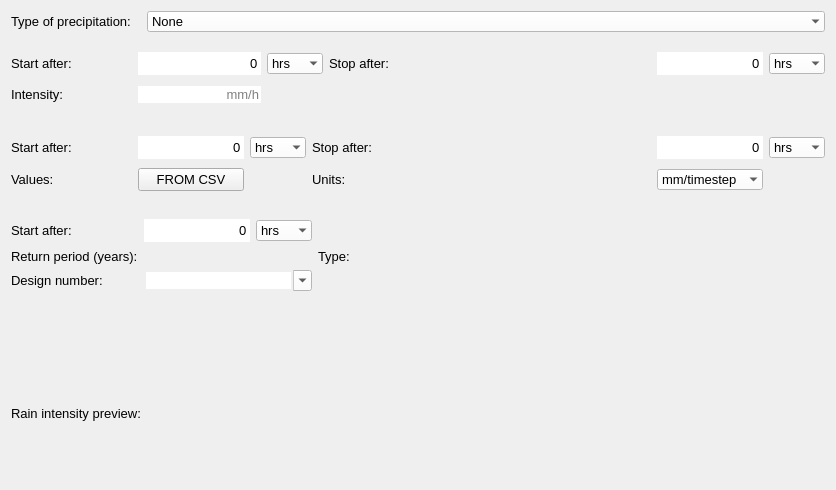
<?xml version="1.0" encoding="UTF-8"?>
<ui version="4.0">
 <class>Form</class>
 <widget class="QWidget" name="Form">
  <property name="windowModality">
   <enum>Qt::NonModal</enum>
  </property>
  <property name="geometry">
   <rect>
    <x>0</x>
    <y>0</y>
    <width>836</width>
    <height>490</height>
   </rect>
  </property>
  <property name="sizePolicy">
   <sizepolicy hsizetype="Expanding" vsizetype="Expanding">
    <horstretch>0</horstretch>
    <verstretch>0</verstretch>
   </sizepolicy>
  </property>
  <property name="windowTitle">
   <string>Form</string>
  </property>
  <property name="autoFillBackground">
   <bool>true</bool>
  </property>
  <layout class="QGridLayout" name="gridLayout">
   <item row="1" column="1">
    <widget class="QComboBox" name="cbo_prec_type">
     <property name="sizePolicy">
      <sizepolicy hsizetype="Expanding" vsizetype="Fixed">
       <horstretch>0</horstretch>
       <verstretch>0</verstretch>
      </sizepolicy>
     </property>
     <property name="font">
      <font>
       <family>Segoe UI</family>
       <pointsize>10</pointsize>
      </font>
     </property>
     <property name="autoFillBackground">
      <bool>false</bool>
     </property>
     <property name="styleSheet">
      <string notr="true">QComboBox {background-color:white; selection-background-color: lightgray;}</string>
     </property>
     <property name="editable">
      <bool>false</bool>
     </property>
     <property name="currentText">
      <string>None</string>
     </property>
     <property name="frame">
      <bool>false</bool>
     </property>
     <item>
      <property name="text">
       <string>None</string>
      </property>
     </item>
     <item>
      <property name="text">
       <string>Constant</string>
      </property>
     </item>
     <item>
      <property name="text">
       <string>Custom</string>
      </property>
     </item>
     <item>
      <property name="text">
       <string>Design</string>
      </property>
     </item>
    </widget>
   </item>
   <item row="6" column="0">
    <widget class="QLabel" name="label_11">
     <property name="sizePolicy">
      <sizepolicy hsizetype="Preferred" vsizetype="MinimumExpanding">
       <horstretch>0</horstretch>
       <verstretch>0</verstretch>
      </sizepolicy>
     </property>
     <property name="font">
      <font>
       <family>Segoe UI</family>
       <pointsize>10</pointsize>
      </font>
     </property>
     <property name="text">
      <string>Rain intensity preview:</string>
     </property>
    </widget>
   </item>
   <item row="1" column="0">
    <widget class="QLabel" name="label_2">
     <property name="font">
      <font>
       <family>Segoe UI</family>
       <pointsize>10</pointsize>
      </font>
     </property>
     <property name="text">
      <string>Type of precipitation:</string>
     </property>
    </widget>
   </item>
   <item row="7" column="0" colspan="2">
    <layout class="QGridLayout" name="lout_plot">
     <property name="bottomMargin">
      <number>10</number>
     </property>
    </layout>
   </item>
   <item row="5" column="0">
    <spacer name="verticalSpacer_2">
     <property name="orientation">
      <enum>Qt::Vertical</enum>
     </property>
     <property name="sizeHint" stdset="0">
      <size>
       <width>20</width>
       <height>40</height>
      </size>
     </property>
    </spacer>
   </item>
   <item row="8" column="0" colspan="2">
    <spacer name="horizontalSpacer">
     <property name="orientation">
      <enum>Qt::Horizontal</enum>
     </property>
     <property name="sizeHint" stdset="0">
      <size>
       <width>40</width>
       <height>20</height>
      </size>
     </property>
    </spacer>
   </item>
   <item row="3" column="0" colspan="2">
    <widget class="QWidget" name="widget_custom" native="true">
     <property name="sizePolicy">
      <sizepolicy hsizetype="Preferred" vsizetype="Expanding">
       <horstretch>0</horstretch>
       <verstretch>0</verstretch>
      </sizepolicy>
     </property>
     <property name="minimumSize">
      <size>
       <width>0</width>
       <height>80</height>
      </size>
     </property>
     <layout class="QGridLayout" name="gridLayout_3">
      <property name="leftMargin">
       <number>0</number>
      </property>
      <property name="rightMargin">
       <number>0</number>
      </property>
      <item row="0" column="0">
       <widget class="QLabel" name="label_6">
        <property name="font">
         <font>
          <family>Segoe UI</family>
          <pointsize>10</pointsize>
         </font>
        </property>
        <property name="text">
         <string>Start after:</string>
        </property>
       </widget>
      </item>
      <item row="1" column="2">
       <widget class="QPushButton" name="pb_csv">
        <property name="font">
         <font>
          <family>Segoe UI</family>
          <pointsize>10</pointsize>
         </font>
        </property>
        <property name="text">
         <string>FROM CSV</string>
        </property>
       </widget>
      </item>
      <item row="1" column="0">
       <widget class="QLabel" name="label_7">
        <property name="font">
         <font>
          <family>Segoe UI</family>
          <pointsize>10</pointsize>
         </font>
        </property>
        <property name="text">
         <string>Values:</string>
        </property>
       </widget>
      </item>
      <item row="0" column="5">
       <widget class="QLabel" name="label_5">
        <property name="font">
         <font>
          <family>Segoe UI</family>
          <pointsize>10</pointsize>
         </font>
        </property>
        <property name="text">
         <string>Stop after:</string>
        </property>
       </widget>
      </item>
      <item row="1" column="5">
       <widget class="QLabel" name="label_12">
        <property name="font">
         <font>
          <family>Segoe UI</family>
          <pointsize>10</pointsize>
         </font>
        </property>
        <property name="text">
         <string>Units:</string>
        </property>
       </widget>
      </item>
      <item row="1" column="7">
       <widget class="QComboBox" name="cbo_units">
        <property name="font">
         <font>
          <family>Segoe UI</family>
          <pointsize>10</pointsize>
         </font>
        </property>
        <property name="styleSheet">
         <string notr="true">QComboBox {background-color:white; selection-background-color: lightgray;}</string>
        </property>
        <property name="frame">
         <bool>false</bool>
        </property>
        <item>
         <property name="text">
          <string>mm/timestep</string>
         </property>
        </item>
        <item>
         <property name="text">
          <string>mm/h</string>
         </property>
        </item>
       </widget>
      </item>
      <item row="0" column="3">
       <widget class="QComboBox" name="start_after_custom_u">
        <property name="sizePolicy">
         <sizepolicy hsizetype="Minimum" vsizetype="Fixed">
          <horstretch>0</horstretch>
          <verstretch>0</verstretch>
         </sizepolicy>
        </property>
        <property name="font">
         <font>
          <family>Segoe UI</family>
          <pointsize>10</pointsize>
         </font>
        </property>
        <property name="styleSheet">
         <string notr="true">QComboBox {background-color:white; selection-background-color: lightgray;}</string>
        </property>
        <property name="frame">
         <bool>false</bool>
        </property>
        <item>
         <property name="text">
          <string>hrs</string>
         </property>
        </item>
        <item>
         <property name="text">
          <string>mins</string>
         </property>
        </item>
        <item>
         <property name="text">
          <string>s</string>
         </property>
        </item>
       </widget>
      </item>
      <item row="0" column="8">
       <widget class="QComboBox" name="stop_after_custom_u">
        <property name="sizePolicy">
         <sizepolicy hsizetype="Minimum" vsizetype="Fixed">
          <horstretch>0</horstretch>
          <verstretch>0</verstretch>
         </sizepolicy>
        </property>
        <property name="font">
         <font>
          <family>Segoe UI</family>
          <pointsize>10</pointsize>
         </font>
        </property>
        <property name="styleSheet">
         <string notr="true">QComboBox {background-color:white; selection-background-color: lightgray;}</string>
        </property>
        <property name="frame">
         <bool>false</bool>
        </property>
        <item>
         <property name="text">
          <string>hrs</string>
         </property>
        </item>
        <item>
         <property name="text">
          <string>mins</string>
         </property>
        </item>
        <item>
         <property name="text">
          <string>s</string>
         </property>
        </item>
       </widget>
      </item>
      <item row="0" column="1">
       <spacer name="horizontalSpacer_6">
        <property name="orientation">
         <enum>Qt::Horizontal</enum>
        </property>
        <property name="sizeType">
         <enum>QSizePolicy::Minimum</enum>
        </property>
        <property name="sizeHint" stdset="0">
         <size>
          <width>60</width>
          <height>20</height>
         </size>
        </property>
       </spacer>
      </item>
      <item row="0" column="6">
       <spacer name="horizontalSpacer_3">
        <property name="orientation">
         <enum>Qt::Horizontal</enum>
        </property>
        <property name="sizeHint" stdset="0">
         <size>
          <width>40</width>
          <height>20</height>
         </size>
        </property>
       </spacer>
      </item>
      <item row="0" column="7">
       <widget class="QSpinBox" name="sp_stop_after_custom">
        <property name="minimumSize">
         <size>
          <width>106</width>
          <height>21</height>
         </size>
        </property>
        <property name="font">
         <font>
          <family>Segoe UI</family>
          <pointsize>10</pointsize>
         </font>
        </property>
        <property name="styleSheet">
         <string notr="true">QSpinBox {background-color: white;}</string>
        </property>
        <property name="frame">
         <bool>false</bool>
        </property>
        <property name="alignment">
         <set>Qt::AlignRight|Qt::AlignTrailing|Qt::AlignVCenter</set>
        </property>
        <property name="buttonSymbols">
         <enum>QAbstractSpinBox::NoButtons</enum>
        </property>
        <property name="maximum">
         <number>999999999</number>
        </property>
       </widget>
      </item>
      <item row="0" column="2">
       <widget class="QSpinBox" name="sp_start_after_custom">
        <property name="minimumSize">
         <size>
          <width>106</width>
          <height>21</height>
         </size>
        </property>
        <property name="font">
         <font>
          <family>Segoe UI</family>
          <pointsize>10</pointsize>
         </font>
        </property>
        <property name="styleSheet">
         <string notr="true">QSpinBox {background-color: white;}</string>
        </property>
        <property name="frame">
         <bool>false</bool>
        </property>
        <property name="alignment">
         <set>Qt::AlignRight|Qt::AlignTrailing|Qt::AlignVCenter</set>
        </property>
        <property name="buttonSymbols">
         <enum>QAbstractSpinBox::NoButtons</enum>
        </property>
        <property name="maximum">
         <number>999999999</number>
        </property>
       </widget>
      </item>
     </layout>
    </widget>
   </item>
   <item row="2" column="0" colspan="2">
    <widget class="QWidget" name="widget_constant" native="true">
     <property name="sizePolicy">
      <sizepolicy hsizetype="Expanding" vsizetype="Expanding">
       <horstretch>0</horstretch>
       <verstretch>0</verstretch>
      </sizepolicy>
     </property>
     <property name="minimumSize">
      <size>
       <width>0</width>
       <height>80</height>
      </size>
     </property>
     <property name="maximumSize">
      <size>
       <width>16777215</width>
       <height>16777215</height>
      </size>
     </property>
     <property name="font">
      <font>
       <pointsize>10</pointsize>
      </font>
     </property>
     <layout class="QGridLayout" name="gridLayout_2">
      <property name="leftMargin">
       <number>0</number>
      </property>
      <property name="rightMargin">
       <number>0</number>
      </property>
      <item row="0" column="5">
       <widget class="QLabel" name="label_4">
        <property name="font">
         <font>
          <family>Segoe UI</family>
          <pointsize>10</pointsize>
         </font>
        </property>
        <property name="text">
         <string>Stop after:</string>
        </property>
       </widget>
      </item>
      <item row="1" column="0">
       <widget class="QLabel" name="label_3">
        <property name="font">
         <font>
          <family>Segoe UI</family>
          <pointsize>10</pointsize>
         </font>
        </property>
        <property name="text">
         <string>Intensity:</string>
        </property>
       </widget>
      </item>
      <item row="0" column="0">
       <widget class="QLabel" name="label">
        <property name="font">
         <font>
          <family>Segoe UI</family>
          <pointsize>10</pointsize>
         </font>
        </property>
        <property name="text">
         <string>Start after:</string>
        </property>
       </widget>
      </item>
      <item row="0" column="3">
       <widget class="QComboBox" name="start_after_constant_u">
        <property name="sizePolicy">
         <sizepolicy hsizetype="Minimum" vsizetype="Fixed">
          <horstretch>0</horstretch>
          <verstretch>0</verstretch>
         </sizepolicy>
        </property>
        <property name="font">
         <font>
          <family>Segoe UI</family>
          <pointsize>10</pointsize>
         </font>
        </property>
        <property name="styleSheet">
         <string notr="true">QComboBox {background-color:white; selection-background-color: lightgray;}</string>
        </property>
        <property name="frame">
         <bool>false</bool>
        </property>
        <item>
         <property name="text">
          <string>hrs</string>
         </property>
        </item>
        <item>
         <property name="text">
          <string>mins</string>
         </property>
        </item>
        <item>
         <property name="text">
          <string>s</string>
         </property>
        </item>
       </widget>
      </item>
      <item row="0" column="8">
       <widget class="QComboBox" name="stop_after_constant_u">
        <property name="sizePolicy">
         <sizepolicy hsizetype="Minimum" vsizetype="Fixed">
          <horstretch>0</horstretch>
          <verstretch>0</verstretch>
         </sizepolicy>
        </property>
        <property name="font">
         <font>
          <family>Segoe UI</family>
          <pointsize>10</pointsize>
         </font>
        </property>
        <property name="styleSheet">
         <string notr="true">QComboBox {background-color:white; selection-background-color: lightgray;}</string>
        </property>
        <property name="frame">
         <bool>false</bool>
        </property>
        <item>
         <property name="text">
          <string>hrs</string>
         </property>
        </item>
        <item>
         <property name="text">
          <string>mins</string>
         </property>
        </item>
        <item>
         <property name="text">
          <string>s</string>
         </property>
        </item>
       </widget>
      </item>
      <item row="0" column="1">
       <spacer name="horizontalSpacer_5">
        <property name="orientation">
         <enum>Qt::Horizontal</enum>
        </property>
        <property name="sizeType">
         <enum>QSizePolicy::Minimum</enum>
        </property>
        <property name="sizeHint" stdset="0">
         <size>
          <width>60</width>
          <height>20</height>
         </size>
        </property>
       </spacer>
      </item>
      <item row="0" column="6">
       <spacer name="horizontalSpacer_2">
        <property name="orientation">
         <enum>Qt::Horizontal</enum>
        </property>
        <property name="sizeHint" stdset="0">
         <size>
          <width>40</width>
          <height>20</height>
         </size>
        </property>
       </spacer>
      </item>
      <item row="1" column="2">
       <widget class="QLineEdit" name="le_intensity">
        <property name="sizePolicy">
         <sizepolicy hsizetype="Minimum" vsizetype="Fixed">
          <horstretch>0</horstretch>
          <verstretch>0</verstretch>
         </sizepolicy>
        </property>
        <property name="font">
         <font>
          <family>Segoe UI</family>
          <pointsize>10</pointsize>
         </font>
        </property>
        <property name="layoutDirection">
         <enum>Qt::LeftToRight</enum>
        </property>
        <property name="autoFillBackground">
         <bool>false</bool>
        </property>
        <property name="styleSheet">
         <string notr="true">QLineEdit {background-color: white;}</string>
        </property>
        <property name="frame">
         <bool>false</bool>
        </property>
        <property name="alignment">
         <set>Qt::AlignRight|Qt::AlignTrailing|Qt::AlignVCenter</set>
        </property>
        <property name="placeholderText">
         <string>mm/h</string>
        </property>
       </widget>
      </item>
      <item row="0" column="2">
       <widget class="QSpinBox" name="sp_start_after_constant">
        <property name="minimumSize">
         <size>
          <width>106</width>
          <height>20</height>
         </size>
        </property>
        <property name="font">
         <font>
          <family>Segoe UI</family>
          <pointsize>10</pointsize>
         </font>
        </property>
        <property name="styleSheet">
         <string notr="true">QSpinBox {background-color: white;}</string>
        </property>
        <property name="frame">
         <bool>false</bool>
        </property>
        <property name="alignment">
         <set>Qt::AlignRight|Qt::AlignTrailing|Qt::AlignVCenter</set>
        </property>
        <property name="buttonSymbols">
         <enum>QAbstractSpinBox::NoButtons</enum>
        </property>
        <property name="maximum">
         <number>999999999</number>
        </property>
       </widget>
      </item>
      <item row="0" column="7">
       <widget class="QSpinBox" name="sp_stop_after_constant">
        <property name="sizePolicy">
         <sizepolicy hsizetype="Minimum" vsizetype="Fixed">
          <horstretch>0</horstretch>
          <verstretch>0</verstretch>
         </sizepolicy>
        </property>
        <property name="minimumSize">
         <size>
          <width>106</width>
          <height>21</height>
         </size>
        </property>
        <property name="font">
         <font>
          <family>Segoe UI</family>
          <pointsize>10</pointsize>
         </font>
        </property>
        <property name="styleSheet">
         <string notr="true">QSpinBox {background-color: white;}</string>
        </property>
        <property name="frame">
         <bool>false</bool>
        </property>
        <property name="alignment">
         <set>Qt::AlignRight|Qt::AlignTrailing|Qt::AlignVCenter</set>
        </property>
        <property name="buttonSymbols">
         <enum>QAbstractSpinBox::NoButtons</enum>
        </property>
        <property name="maximum">
         <number>999999999</number>
        </property>
       </widget>
      </item>
     </layout>
    </widget>
   </item>
   <item row="4" column="0" colspan="2">
    <widget class="QWidget" name="widget_design" native="true">
     <property name="sizePolicy">
      <sizepolicy hsizetype="Preferred" vsizetype="Expanding">
       <horstretch>0</horstretch>
       <verstretch>0</verstretch>
      </sizepolicy>
     </property>
     <property name="minimumSize">
      <size>
       <width>0</width>
       <height>90</height>
      </size>
     </property>
     <layout class="QGridLayout" name="gridLayout_4">
      <property name="leftMargin">
       <number>0</number>
      </property>
      <property name="rightMargin">
       <number>0</number>
      </property>
      <item row="1" column="3">
       <widget class="QLabel" name="label_14">
        <property name="sizePolicy">
         <sizepolicy hsizetype="Preferred" vsizetype="Preferred">
          <horstretch>0</horstretch>
          <verstretch>0</verstretch>
         </sizepolicy>
        </property>
        <property name="font">
         <font>
          <family>Segoe UI</family>
          <pointsize>10</pointsize>
         </font>
        </property>
        <property name="layoutDirection">
         <enum>Qt::LeftToRight</enum>
        </property>
        <property name="text">
         <string>Type:</string>
        </property>
        <property name="alignment">
         <set>Qt::AlignLeading|Qt::AlignLeft|Qt::AlignVCenter</set>
        </property>
       </widget>
      </item>
      <item row="2" column="0">
       <widget class="QLabel" name="label_13">
        <property name="font">
         <font>
          <family>Segoe UI</family>
          <pointsize>10</pointsize>
         </font>
        </property>
        <property name="text">
         <string>Design number:</string>
        </property>
       </widget>
      </item>
      <item row="0" column="3">
       <spacer name="horizontalSpacer_4">
        <property name="orientation">
         <enum>Qt::Horizontal</enum>
        </property>
        <property name="sizeHint" stdset="0">
         <size>
          <width>40</width>
          <height>20</height>
         </size>
        </property>
       </spacer>
      </item>
      <item row="0" column="0">
       <widget class="QLabel" name="label_9">
        <property name="font">
         <font>
          <family>Segoe UI</family>
          <pointsize>10</pointsize>
         </font>
        </property>
        <property name="text">
         <string>Start after:</string>
        </property>
       </widget>
      </item>
      <item row="1" column="0">
       <widget class="QLabel" name="label_10">
        <property name="font">
         <font>
          <family>Segoe UI</family>
          <pointsize>10</pointsize>
         </font>
        </property>
        <property name="text">
         <string>Return period (years):</string>
        </property>
       </widget>
      </item>
      <item row="0" column="2">
       <widget class="QComboBox" name="start_after_design_u">
        <property name="sizePolicy">
         <sizepolicy hsizetype="Minimum" vsizetype="Fixed">
          <horstretch>0</horstretch>
          <verstretch>0</verstretch>
         </sizepolicy>
        </property>
        <property name="font">
         <font>
          <family>Segoe UI</family>
          <pointsize>10</pointsize>
         </font>
        </property>
        <property name="styleSheet">
         <string notr="true">QComboBox {background-color:white; selection-background-color: lightgray;}</string>
        </property>
        <property name="frame">
         <bool>false</bool>
        </property>
        <item>
         <property name="text">
          <string>hrs</string>
         </property>
        </item>
        <item>
         <property name="text">
          <string>mins</string>
         </property>
        </item>
        <item>
         <property name="text">
          <string>s</string>
         </property>
        </item>
       </widget>
      </item>
      <item row="0" column="1">
       <widget class="QSpinBox" name="sp_start_after_design">
        <property name="minimumSize">
         <size>
          <width>106</width>
          <height>21</height>
         </size>
        </property>
        <property name="font">
         <font>
          <family>Segoe UI</family>
          <pointsize>10</pointsize>
         </font>
        </property>
        <property name="layoutDirection">
         <enum>Qt::LeftToRight</enum>
        </property>
        <property name="styleSheet">
         <string notr="true">QSpinBox {background-color: white;}</string>
        </property>
        <property name="frame">
         <bool>false</bool>
        </property>
        <property name="alignment">
         <set>Qt::AlignRight|Qt::AlignTrailing|Qt::AlignVCenter</set>
        </property>
        <property name="buttonSymbols">
         <enum>QAbstractSpinBox::NoButtons</enum>
        </property>
        <property name="maximum">
         <number>999999999</number>
        </property>
       </widget>
      </item>
      <item row="2" column="1" colspan="2">
       <widget class="QComboBox" name="cbo_design">
        <property name="font">
         <font>
          <family>Segoe UI</family>
          <pointsize>10</pointsize>
         </font>
        </property>
        <property name="styleSheet">
         <string notr="true">QComboBox {background-color:white; selection-background-color: lightgray;}</string>
        </property>
        <property name="editable">
         <bool>true</bool>
        </property>
        <property name="currentIndex">
         <number>-1</number>
        </property>
        <property name="frame">
         <bool>false</bool>
        </property>
       </widget>
      </item>
      <item row="1" column="1" colspan="2">
       <widget class="QLabel" name="return_period_lbl">
        <property name="font">
         <font>
          <family>Segoe UI</family>
          <pointsize>10</pointsize>
          <weight>75</weight>
          <bold>true</bold>
         </font>
        </property>
        <property name="text">
         <string/>
        </property>
        <property name="alignment">
         <set>Qt::AlignCenter</set>
        </property>
       </widget>
      </item>
      <item row="1" column="4">
       <widget class="QLabel" name="type_lbl">
        <property name="font">
         <font>
          <family>Segoe UI</family>
          <pointsize>10</pointsize>
          <weight>75</weight>
          <bold>true</bold>
         </font>
        </property>
        <property name="text">
         <string/>
        </property>
       </widget>
      </item>
     </layout>
    </widget>
   </item>
   <item row="0" column="0" colspan="2">
    <layout class="QVBoxLayout" name="svg_lout">
     <property name="bottomMargin">
      <number>0</number>
     </property>
    </layout>
   </item>
  </layout>
 </widget>
 <resources/>
 <connections/>
</ui>
